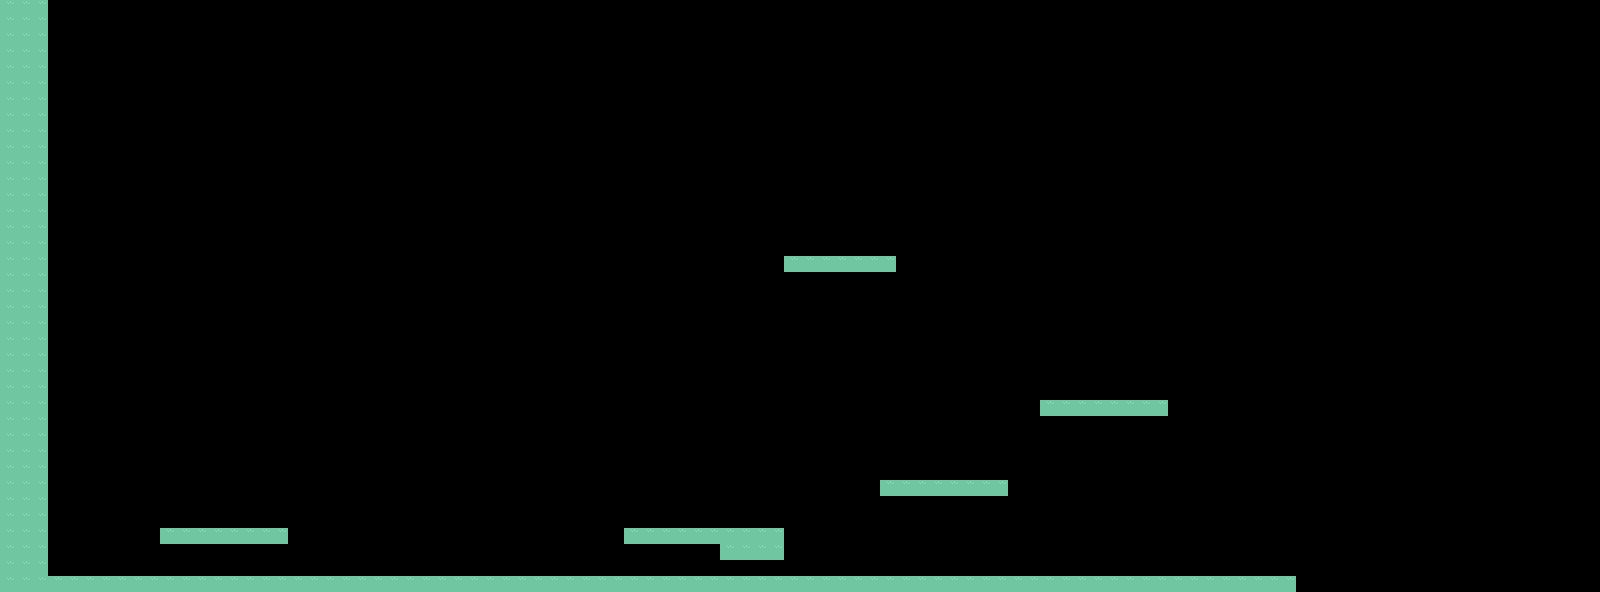

Rendered tile map (Tiled .tmx) drawn with the repository's tilesets; below, a short description and the map source with its tile grids summarised:
An orthogonal 100x37 tile map with 16x16 px tiles, 1 tile layer (level1).

<map version="1.0" orientation="orthogonal" width="100" height="37" tilewidth="16" tileheight="16">
 <tileset firstgid="1" name="pokemon-tileset" tilewidth="16" tileheight="16">
  <image source="tileset-advance.png" width="128" height="15971" />
  <tile id="0">
   <properties>
    <property name="blocked" value="true" />
   </properties>
  </tile>
 </tileset>
 <layer name="level1" width="100" height="37">
  <data>[3700 cells, 234 non-empty, 1 distinct tile ids]</data>
 </layer>
</map>
